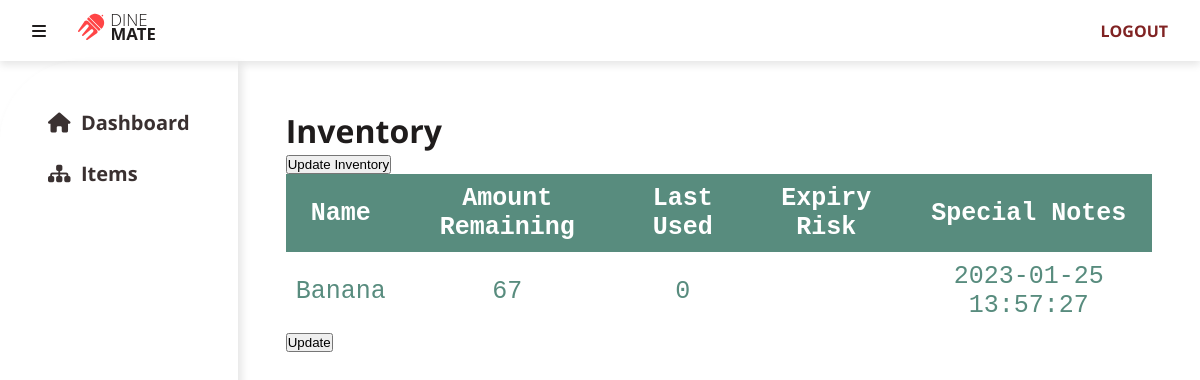
Page /admin/inventory/info on the earlier database version.
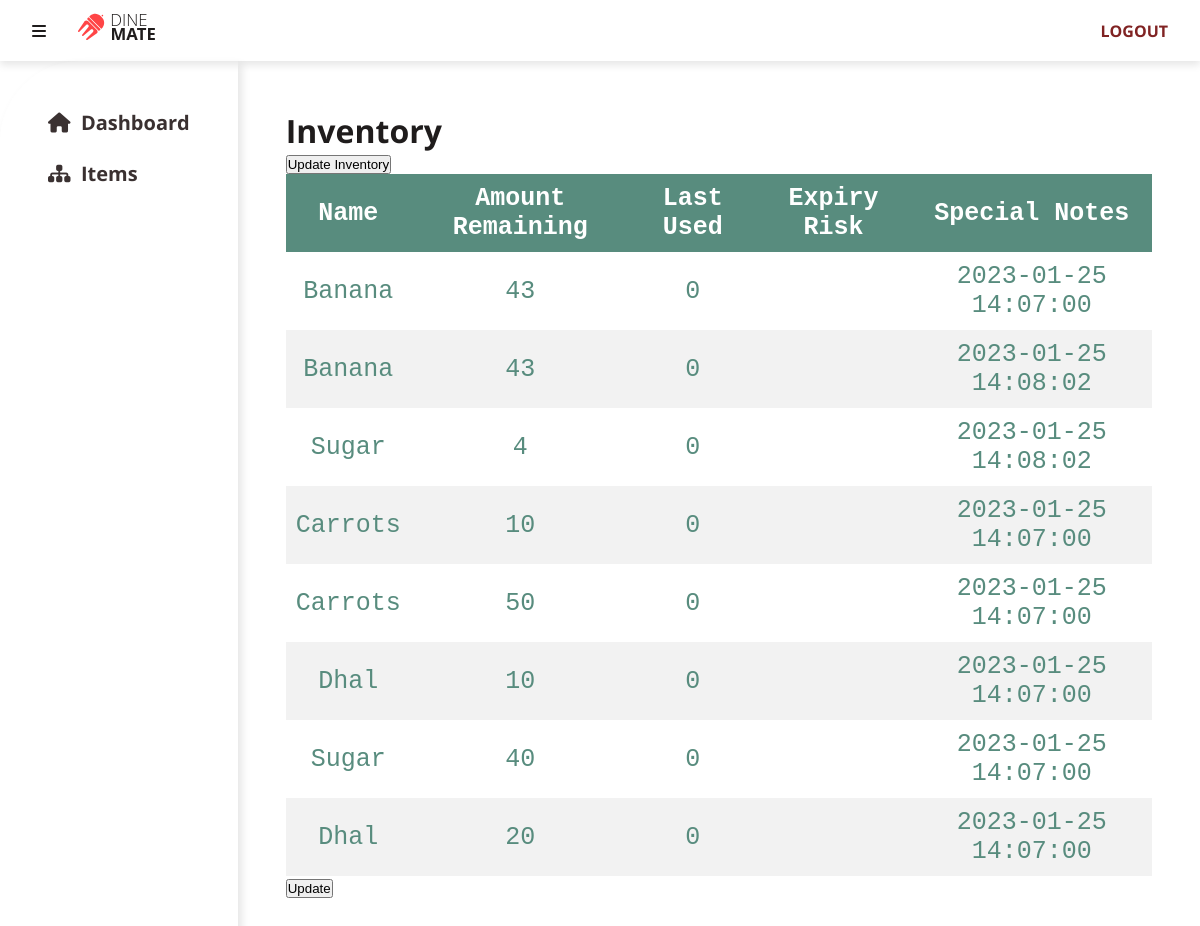
Same page on the later database version.
### tables this page shows
CREATE TABLE `inventory2` (
  `pid` int(11) DEFAULT NULL,
  `item_id` int(11) DEFAULT NULL,
  `amount_remaining` float DEFAULT NULL,
  `special_notes` varchar(500) DEFAULT NULL,
  `expiryrisk` smallint(6) DEFAULT 0,
  `last_used` timestamp NOT NULL DEFAULT current_timestamp()
);

CREATE TABLE `items` (
  `item_id` int(11) NOT NULL,
  `item_name` varchar(256) NOT NULL,
  `description` text DEFAULT NULL,
  `unit` int(50) NOT NULL,
  `category` int(11) DEFAULT NULL
);

### app/core/Controller.php (called while the page is built, shortened)
<?php
trait Controller
{
    public function view(string $view, array $data = []): void
    {
        $filename = "../app/views/" . $view . ".view.php";
        require $filename;
    }
}

### app/controllers/Admin/Inventory.php (called while the page is built, shortened)
<?php
class Inventory
{
    public function info()
    {
        $inv2 = new Inventory2Model();
        $inventory2 = $inv2->getInventory();
        $this->view('inventory2', ['inventory2' => $inventory2]);
    }
}

### app/core/App.php (called while the page is built, shortened)
<?php
class App
{
    private mixed $module = "";
    private array $modules = ["admin"];
    private mixed $controller = "home";
    private string $method = "index";
    function __construct()
    {
        $url = $this->splitUrl();
        if (isset($url[0]) && in_array($url[0], $this->modules)) {
            $this->module = $url[0];
            array_shift($url);
        }
        $controllerPath = "../app/controllers/";
        $path = $controllerPath;
        if ($this->module) {
            $path .= ucfirst($this->module) . "/";
        }
        $path .= ucfirst($url[0] ?? $this->controller) . ".php";
        if (isset($url[0])) {
            if (file_exists($path)) {
                $this->controller = $url[0];
                unset($url[0]);
            } else {
                $this->controller = null;
            }
        }
        $this->controller = new $this->controller;
        if (isset($url[1])) {
            if (method_exists($this->controller, $url[1])) {
                $this->method = $url[1];
                unset($url[1]);
            } else {
                $this->controller = null;
            }
        }
        $this->params = $url ? array_values($url) : [];
        call_user_func_array([$this->controller, $this->method], $this->params);
    }
    private function splitUrl(): array
    {
        if (isset($_GET["url"])) {
            return explode("/", filter_var(rtrim($_GET["url"], "/"), FILTER_SANITIZE_URL));
        } else {
            return [];
        }
    }
}

### public/index.php (called while the page is built, shortened)
<?php
$app = new App();

### app/core/Model.php (called while the page is built, shortened)
<?php
class Model
{
    protected string $table = "";
    public function select(array|string $column_list = "*"): Model
    {
        if (is_array($column_list)) {
            for ($i = 0; $i < count($column_list); $i++) {
                if (!str_contains($column_list[$i], ".")) {
                    $column_list[$i] = $this->table . "." . $column_list[$i];
                }
            }
            $column_list = implode(", ", $column_list);
        } else {
            if (!str_contains($column_list, ".")) {
                $column_list = $this->table . "." . $column_list;
            }
        }
        return $this;
    }
    public function join(string $table, string $column1, string $column2, string $operator = "="): Model
    {
        return $this;
    }
}

### app/models/Inventory2Model.php (called while the page is built, shortened)
<?php
class Inventory2Model extends Model
{
    public function __construct()
    {
        $this->table = "inventory2";
    }
    public function getInventory()
    {
        return $this->select(["inventory2.*", "items.item_name"])
        ->join("items", "items.item_id", "inventory2.item_id")
        ->fetchAll();
    }
}

### app/core/Database.php (called while the page is built, shortened)
<?php
trait Database
{
    private ?PDO $db = null;
    protected string $query = "";
    protected array $data = [];
    public function execute(): PDOStatement
    {
        try {
            $statement = $this->prepare($this->query);
            $statement->execute($this->data);
            $this->query = "";
            $this->data = [];
            return $statement;
        } catch (PDOException $e) {
            die($e->getMessage());
        }
    }
    public function fetchAll(): array
    {
        return $this->execute()->fetchAll();
    }
    protected function prepare(string $query): PDOStatement
    {
        try {
            return $this->db->prepare($query);
        } catch (Exception $e) {
            die($e->getMessage());
        }
    }
    private function connect(): void
    {
        try {
            $connection_string = "mysql:hostname=" . DBHOST . ";dbname=" . DBNAME;
            $this->db = new PDO($connection_string, DBUSER, DBPASS, [
                PDO::ATTR_ERRMODE => PDO::ERRMODE_EXCEPTION,
                PDO::ATTR_DEFAULT_FETCH_MODE => PDO::FETCH_OBJ
            ]);
        } catch (PDOException $e) {
            die($e->getMessage());
        }
    }
}

### app/views/inventory2.view.php (the view, shortened to what this page needs)
<?php include "partials/dashboard.header.php" ?>
<!DOCTYPE html>
<html lang="en">
<head>
</head>
<body>
    <h1>Inventory</h1>
    <button onclick="makeEditable()">Update Inventory</button>
    <table>
        <thead>
            <tr>
                <th>Name</th>
                <th>Amount Remaining</th>
                <th>Last Used</th>
                <th> Expiry Risk</th>
                <th> Special Notes</th>
            </tr>
        </thead>
        <tbody>
            <?php if (isset($inventory2)) : ?>
                <?php foreach ($inventory2 as $item) : ?>
                    <tr data-item-id="<?= $item->item_id ?>" data-purchase-id="<?= $item->pid ?>">
                        <td data-field-name="item_name"><?= $item->item_name ?></td>
                        <td data-field-name="amount_remaining"><?= $item->amount_remaining ?></td>
                        <td data-field-name="expiryrisk"><?= $item->expiryrisk ?></td>
                        <td data-field-name="special_notes"><?= $item->special_notes ?></td>
                        <td data-field-name="last_used"><?= $item->last_used ?></td>
                    </tr>
                <?php endforeach; ?>
            <?php endif; ?>
        </tbody>
    </table>
    <button id="update-button" onclick="updateInventory()">Update</button>
</body>
</html>
<?php include "partials/dashboard.footer.php" ?>

### app/views/partials/head.partial.php (shortened to what this page needs)
<!DOCTYPE html>
<html lang="en">
<head>
    <link rel="stylesheet" href="<?= ROOT ?>/assets/css/styles.css">
</head>

### app/views/partials/dashboard.header.php
<?php include "head.partial.php" ?>
<body class="dashboard">
<?php include "navbar.partial.php" ?>
<div class="dashboard-container">
    <?php include "sidebar.partial.php" ?>
    <div class="w-100 h-100 p-5">

### app/views/partials/navbar.partial.php (shortened to what this page needs)
<nav class="nav px-3 position-sticky">
    <div class="nav-brand">
        <div class="nav-items">
            <div class="nav-item">
                <i class="fa-solid fa-bars" id="sidebar-toggle"></i>
            </div>
            <div class="nav-item">
                <img src="<?= ROOT ?>/assets/images/logos/logo_Full Logo.svg" alt="Logo">
            </div>
        </div>
    </div>
    <div class="nav-items justify-content-end">
        <div class="nav-item">
        </div>
        <div class="nav-item">
            <a class="link text-uppercase fw-bold" href="<?= ROOT ?>/admin/auth/logout">Logout</a>
        </div>
    </div>
</nav>

### app/views/partials/sidebar.partial.php
<div id="sidebar" class="sidebar p-5 pt-1">
    <a class="fw-bold d-block mb-4 fs-4<?php if (isset($controller) && $controller == "home") echo " active" ?>"
       href="<?= ROOT ?>/admin">
        <i class="fa-solid fa-house d-inline"></i><span
                class="sidebar-text">&nbsp;&nbsp;Dashboard</span>
    </a>
    <a class="fw-bold d-block mb-4 fs-4<?php if (isset($controller) && $controller == "items") echo " active" ?>"
       href="<?= ROOT ?>/admin/items">
        <i class="fa-solid fa-sitemap d-inline"></i><span
                class="sidebar-text">&nbsp;&nbsp;Items</span>
    </a>
</div>

### app/views/partials/dashboard.footer.php
</div>
</div>
</body>
<?php include "footer.partial.php" ?>

### app/views/partials/footer.partial.php
</html>

### public/assets/css/styles.css (style rules this page uses)
* { margin: 0; padding: 0; list-style: none; box-sizing: border-box; }
.fs-4 { font-size: 1.25rem; color: #1F1C1C; }
.fw-bold { font-weight: 700 !important; }
.text-uppercase { text-transform: uppercase !important; }
a.link { color: #802323; text-decoration: none; transition: all 0.3s ease-in-out; }
.justify-content-end { justify-content: end; }
.pt-1 { padding-top: 0.25rem !important; }
.px-3 { padding-left: 1rem !important; padding-right: 1rem !important; }
.mb-4 { margin-bottom: 1.5rem !important; }
.p-5 { padding: 3rem !important; }
.d-block { display: block !important; }
.d-inline { display: inline !important; }
.w-100 { width: 100% !important; }
.h-100 { height: 100% !important; }
.position-sticky { position: sticky; }
.nav { display: flex; flex-wrap: wrap; box-shadow: 0 0.25rem 0.5rem rgba(0, 0, 0, 0.1); z-index: 2; }
.nav .nav-items { display: flex; flex: 1 1 auto; align-items: center; flex-direction: row; padding-left: 0; margin-bottom: 0; list-style: none; }
.nav .nav-item { padding: 0.5rem 1rem; font-size: 1rem; font-weight: 600; line-height: inherit; white-space: nowrap; text-decoration: none; }
.nav .nav-item img { width: 5rem; height: 2.5rem; margin-right: 0.5rem; }
body { font-family: "Open Sans", sans-serif; font-size: 16px; color: #1F1C1C; background-color: #FFFFFF; }
#sidebar-toggle { cursor: pointer; }
.dashboard { width: 100%; height: 100vh; display: flex; flex-direction: column; }
.dashboard .dashboard-container { width: 100%; display: flex; flex-direction: row; flex: 1; }
.dashboard .sidebar { background-color: #FFFFFF; z-index: 1; border-radius: 5rem 0 0 0; box-shadow: 0.25rem 0.25rem 0.5rem rgba(0, 0, 0, 0.1); }
.dashboard .sidebar a { text-decoration: none; color: #3A3131; transition: color 0.3s ease-in-out; }
a { text-decoration: none; }

### app/views/inventory2.view.php (style rules this page uses)
table { border-collapse: collapse; width: 100%; color: #588c7e; font-family: monospace; font-size: 25px; text-align: left; }
th { background-color: #588c7e; color: white; padding: 10px; text-align: center; }
tr:nth-child(even) { background-color: #f2f2f2 }
td { padding: 10px; text-align: center; }

Differences in the rows shown:
removed inventory2: item.item_name "Banana", amount_remaining "67", expiryrisk "0", last_used "2023-01-25 13:57:27"
added inventory2: item.item_name "Banana", amount_remaining "43", expiryrisk "0", last_used "2023-01-25 14:07:00"
added inventory2: item.item_name "Banana", amount_remaining "43", expiryrisk "0", last_used "2023-01-25 14:08:02"
added inventory2: item.item_name "Sugar", amount_remaining "4", expiryrisk "0", last_used "2023-01-25 14:08:02"
added inventory2: item.item_name "Carrots", amount_remaining "10", expiryrisk "0", last_used "2023-01-25 14:07:00"
added inventory2: item.item_name "Carrots", amount_remaining "50", expiryrisk "0", last_used "2023-01-25 14:07:00"
added inventory2: item.item_name "Dhal", amount_remaining "10", expiryrisk "0", last_used "2023-01-25 14:07:00"
added inventory2: item.item_name "Sugar", amount_remaining "40", expiryrisk "0", last_used "2023-01-25 14:07:00"
added inventory2: item.item_name "Dhal", amount_remaining "20", expiryrisk "0", last_used "2023-01-25 14:07:00"
